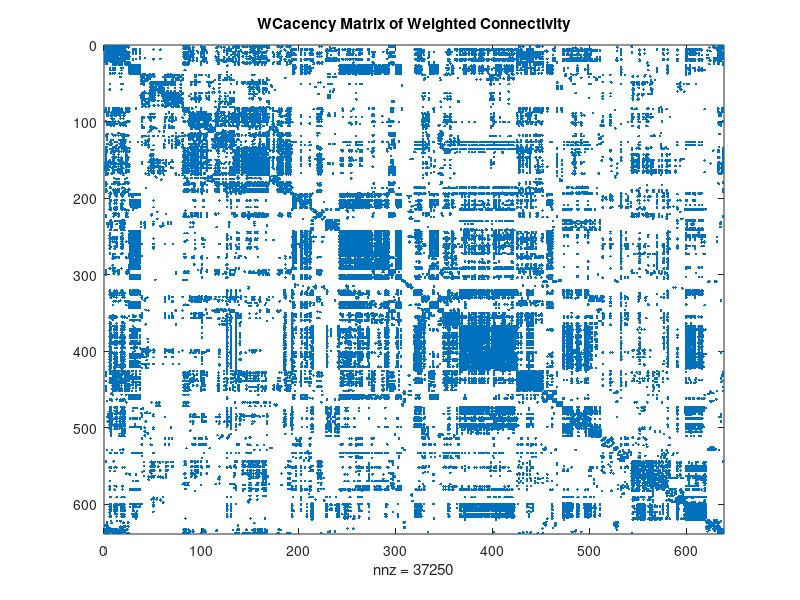

This figure's MATLAB source: (Note: this script raises an error after producing the figure.)
%% mib coursework

%% q2a

BCM = load('fMRIBrainConnectivityMatrix.mat'); % brain connectivity matrix

CD = BCM.Coord;                 	% coordinates original

WCO = BCM.WeightedConnectivity;  	% weighted connectivity original

WC  = WCO;      	

N = size(WC,1);    %N = 638;
                	

for i = 1:N    	
	WC(i,i) = 0;        	% sets diagonals to 0 so nodes don't connect to themselves
                	
	for j = 1:N      	
%     	if WC(i,j) > 0   	% sets values to only be 0 or 1
%         	WC(i,j) = 1;  
%     	end
    	
    	WC(j,i) = WC(i,j);  % makes values symmetric along diagonal
        	
	end
end



%% q2b

spy(WC);
title('WCacency Matrix of Weighted Connectivity');

%% number of nodes
N = size(WC,1);

nodeConnected = zeros(N,1);
connections = 0;

for i = 1:N
   for j = 1:N
    	if WC(i,j) > 0
        	connections = connections + 1;
    	end
   end
  
   if connections > 0
   	nodeConnected(i,1) = 1;
   end
  
   connections = 0;
end


nodesActive = 0;
nodesActive = sum(nodeConnected);

%%
nodesDeleted = 0;
%nodesDeleted corrects for the offset in the index caused by deletion 

for i = 1:N
    if nodeConnected(i,1) == 0
        WC(i - nodesDeleted,:) = [];  
        WC(:,i - nodesDeleted) = [];
        nodesDeleted = nodesDeleted + 1;
 
    end
end
 
% figure(2)
% spy(WC);
% title('WCacency Matrix of Weighted Connectivity');

%% diameter

N = size(WC,1);

dist = zeros(N);

for i=1:N 
	 %dist = (dijkstra(WC,i)), i)
	 dist(:,i) = dijkstra(WC,i);
	 
end

diam = 0;

for i = 1:N
	for j = i:N                  	%ignores values below the diagonal
        if dist(i,j) ~=inf
            diam = diam + dist(i,j);
        end
	end
end

netDiam = diam/(N^2);
%netdiamr = diamr/100000000;

%%
% Ratty's code 
% 
% shortest_distance=Inf(N); %%all nodes are initially assumed to be unconnected
% for i=1:1:N                     %%This loop uses Dijkstra's algorithm to find the shortest
%     shortest_distance(i,:)=dijkstra(WC,i);  %%distance of a selected node to all other nodes
% end
% total_length=0;  %%variable for the sum of all the shortest lengths
% for i=1:1:N       %%loop for calculating the sum for all shortest lengths
%     for j=i:1:N
%         if shortest_distance(i,j)~=Inf & i~=j
%            total_length=total_length+shortest_distance(i,j);
%         end
%     end
% end
% b=1:1:287;
% b=sum(b,2)-13*287; %%-13*287 to exclude the unconnected nodes.
% diameter=total_length/b; %%Here the variable b represents total number of connections 
% 

%% number of links

BC = WC; % BC = basic connections of 1s and 0s, where they are unweighted

for i = 1:N
    for j = 1:N
        if BC(i,j) > 0
            BC(i,j) = 1;
        end
    end
end

links2 = sum(BC,2);         % column vector of the sum of each BC row
links1 = sum(links2,1);     % sum of the above column vector
links = links1/2            % sum divided by 2

%%

nodeD = sum(BC,2);      % column vector of the sum of each BC row

figure(1)
hist(nodeD,15)


[freq, histEdges0] = histcounts(nodeD,15);
 
histEdges = histEdges0;
histEdges(:,1) = [];       %removes starting 0 value 
 
figure(2)
scatter(freq, histEdges)
set(gca,'xscale','log')
set(gca,'yscale','log')




%% q2c

%plot3(WC,BCM,WC)

%seperation of data into x, y, and z node coordinates

nX = CD(:,1);
nY = CD(:,2);
nZ = CD(:,3);

%plot3(nX, nY, nZ, '.')      %plots nodes


%
subplot(1,4,1)
plot3(nX, nY, nZ, '.')
subplot(1,4,2)
plot3(nX, nY, nZ, '.')
subplot(1,4,3)
plot3(nX, nY, nZ, '.')
subplot(1,4,4)
plot3(nX, nY, nZ, '.')
title('Visualisation in Anatomical Space');


% visualisation of only nodes





subplot(2,2,1)
plot3(nX, nY, nZ, '.')
title('X-Y-Z view')

subplot(2,2,2)
plot3(nX, nY, nZ, '.')
title('X-Y view')

subplot(2,2,3)
plot3(nX, nY, nZ, '.')
title('X-Z view')

subplot(2,2,4)
plot3(nX, nY, nZ, '.')
title('Y-Z view')

for s = 1:4                     
    subplot(2,2,s)
    
    plot3(nX, nY, nZ, '.')        % plots nodes
    
    switch s 
        case 1
            title('X-Y-Z view');
        case 2
            title('X-Y view');
        case 3
            title('X-Z view');
        case 4
            title('Y-Z view');
    end
end

% visualisation of nodes with edges
subplot(2,2,1)
plot3(nX, nY, nZ, '.')
line(nX, nY, nZ)
title('X-Y-Z view')

subplot(2,2,2)
plot3(nX, nY, nZ, '.')
line(nX, nY, nZ)
title('X-Y view')

subplot(2,2,3)
plot3(nX, nY, nZ, '.')
line(nX, nY, nZ)
title('X-Z view')

subplot(2,2,4)
line(nX, nY, nZ)
plot3(nX, nY, nZ, '.')
line(nX, nY, nZ)
title('Y-Z view')


figure(8)
for s = 1:4                     
    subplot(2,2,s)
    
    plot3(nX, nY, nZ, '.')        % plots nodes
    line(nX, nY, nZ)              % plots edges
    
    switch s 
        case 1
            title('X-Y-Z view');
        case 2
            title('X-Y view');
        case 3
            title('X-Z view');
        case 4
            title('Y-Z view');
    end
end
    
%
figure(2)
plot3(nX, nY, nZ)



%% q2c physical diameter


DC = zeros(N);          % DC = distance connectivity

for i = 1:N
    for j = i:N
        
        if BC(i,j) > 0 
                     
            xdist = (CD(i,1) + CD(j,1))^2;
            ydist = (CD(i,2) + CD(j,2))^2;
            zdist = (CD(i,3) + CD(j,3))^2;
            
            DC(i,j) = sqrt(xdist + ydist + zdist);      % calculates distance between each node pair
            
            DC(j,i) = DC(i,j);                          % mirrors along diagonal
            
        end
    end
end



pDist = zeros(N);                   %pD = physical dist

for i=1:N 
	 %dist = (dijkstra(WC,i)), i)
	 pDist(:,i) = dijkstra(WC,i);
	 
end

pDiam = 0;

for i = 1:N
	for j = i:N                  	%ignores values below the diagonal
        if dist(i,j) ~=inf
            pDiam = pDiam + dist(i,j);
        end
	end
end

pNetDiam = pDiam/(N);



%% take 2 ^

%% q2c physical diameter

N = 638;
DC = zeros(N);          % DC = distance connectivity

for i = 1:N
    for j = i:N
        
        if WCO(i,j) > 0 
                     
            xdist = (CD(i,1) - CD(j,1))^2;
            ydist = (CD(i,2) - CD(j,2))^2;
            zdist = (CD(i,3) - CD(j,3))^2;
            
            DC(i,j) = sqrt(xdist + ydist + zdist);      % calculates distance between each node pair
            
            DC(j,i) = DC(i,j);                          % mirrors along diagonal
            
        end
    end
end



pDist = zeros(N);                   %pDist = physical dist

for i=1:N 
	 %dist = (dijkstra(WC,i)), i)
	 pDist(:,i) = dijkstra(DC,i);
	 
end

pDiam = 0;
count = 0;

for i = 1:N
	for j = i:N                  	%ignores values below the diagonal
        if pDist(i,j) ~= Inf||0
            pDiam = pDiam + pDist(i,j);
            count = count + 1;
        end
	end
end

pNetDiam = pDiam/(count);



%%
% determine spatial embedded diameter--------------------------------------
 
% calculate the distance between the shortest path
 
distance_matrix = zeros(638,638);%store distance here
 
for i =1:638
    for j=1:638
        if WCO(i,j)>0
            distance_matrix(i,j)= sqrt(((CD(i,1)-CD(j,1))^2) + ((CD(i,2)-CD(j,2))^2) + ((CD(i,3)-CD(j,3))^2) );
        end
    end
end
 
% take the shortest distance
for i = 1:638;
    shortest_distance(i,:) = dijkstra(distance_matrix ,i);
end
 
%eliminate the 0s and any inf and take the average.
sum1 = 0; 
count1 = 0;
for i=1:638; %writting for loop like this only takes the upper triangular matrix. no need to create u.t matrix for shortest distance
    for j =i:638;
        if shortest_distance(i,j) ~= Inf||0 ;
            sum1 = sum1 + shortest_distance(i,j);
            count1=count1+1;
        end
    end
end
mean_dist_mills = (sum1/count1)


%%


nX = CD(:,1);
nY = CD(:,2);
nZ = CD(:,3);

%figure(10)
%plot3(nX, nY, nZ, '.')  

%s loop is for plotting 4 graphs to manually display different views

% for s = 1:4                     
%     subplot(2,2,s)
%     plot3(nX, nY, nZ, '.')
% 
%     for i = 1:N
% 
%         edge(1,:) = CD(i,:);
%         edge(2,:) = [0,0,0];
% 
%         for j = 1:N
%             if WC(i,j) > 0
% 
%                 edge(2,:) = CD(j,:);
%                 line(edge(:,1), edge(:,2), edge(:,3));     
%             end
%         end
%     end
%     
%      switch s 
%         case 1
%             title('X-Y-Z view');
%         case 2
%             title('X-Y view');
%         case 3
%             title('X-Z view');
%         case 4
%             title('Y-Z view');
%      end
% end





%% q2di

% average degree and degree distribution:
% Global topological characteristics of networks are the Average node degree and more
% informative - the node degree distribution. The latter is represented by a histogram,
% showing what proportion of nodes over the total number of nodes have a specific degree

% The degree of a node is the number of edges connected to the node.
% ---
 
% figure(2)
% hist(links2,15)
                             % w = weighted
wlinks2 = sum(WC,2);         % column vector of the sum of each WC row
wlinks1 = sum(links2,1);     % sum of the above column vector
wlinks = links1/2;           % sum divided by 2

figure(1)
hist(wlinks2,15)


%scatter(links2, links2)
%scatter(1:10,1:10)
%set(gca,'xscale','log')
%[nwfreq, nwhistEdges0] = histcounts(links2,15);

% [freq, histEdges0] = histcounts(wlinks2,15);
% 
% histEdges = histEdges0;
% histEdges(:,1) = [];


[freq, histMids] = hist(wlinks2,15);


figure(2)
scatter(freq, histMids)
set(gca,'xscale','log')
set(gca,'yscale','log')


hold on
% myfit = polyfit(freq, histMids);
% plot(myfit);



%% q2dii


LC = zeros(N,1);          % LC = linked connectivity

for i = 1:N
    
    for j = 1:N
        
        if BC(i,j) > 0
            
            for s = 1:N
                
                if BC(i,s)>0 && BC(j,s)>0
                    
                    LC(i,1) = LC(i,1) + 0.5; 
                    
                end
            end
        end
    end
end
         

% CC = local clustering coefficient   = C
% LC = linked connectivity (links between neighbours)   = n
% nodeD = node degree   = k

% for each node, C = 2n/k(k-1)
% therefore CC = 2*LC/nodeD(nodeD-1)


CC = zeros(N:1);
CC = 2.*LC./(nodeD.*(nodeD-1));

%scatter(nodeD,CC);
plot(nodeD,CC, 'o');
xlabel('node degree k');
ylabel('local clustering coefficient C');


CC2 = CC;
nodeD2 = nodeD;

nodesDeleted = 0;

CC2(isnan(CC2)) = -100

for i = 1:N
    
    
    if CC2(i - nodesDeleted, 1) == -100
        
        CC2(i - nodesDeleted, :) = [];
        nodeD2(i - nodesDeleted, :) = [];
        
        nodesDeleted = nodesDeleted + 1;
    end
end
        
    



% scatter(nodeD2,CC2);
% 
% hold on
% myfit = polyfit(nodeD2, CC2);
% plot(myfit);




figure(5)
scatter(nodeD2,CC2);
hold on ;
my_poly=polyfit(nodeD2,CC2,1);
X2= 1:200; % X data range 
Y2=polyval(my_poly,X2);                 % my_poly(1,1) = 1.7015e-04

plot(X2,Y2,'-');



% 
% figure(6)
% scatter(nodeD,CC);
% hold on ;
% my_poly=polyfit(nodeD,CC,1);
% X2= 1:200; % X data range 
% Y2=polyval(my_poly,X2);
% 
% plot(X2,Y2,'-');

%%scatter(LC, nodeD);
%%xlabel('links between neighbours n');
%%ylabel('node degree k');


%%

[lCC, gCC] = ClusteringCoefficient(WC);

lCC = lCC';


scatter(nodeD,lCC);
hold on ;
my_poly=polyfit(nodeD,lCC,1);
X2= 1:200; % X data range 
Y2=polyval(my_poly,X2);                 % my_poly(1,1) = 2.6389e-04

plot(X2,Y2,'-');


%%

[lCC, gCC] = ClusteringCoefficient(WCO);

lCC = lCC';

nodeDO = sum(WCO, 2);

figure(7)
scatter(nodeDO,lCC);                     
hold on ;
my_poly=polyfit(nodeDO,lCC,1);
X2= 1:200; % X data range 
Y2=polyval(my_poly,X2);                 % my_poly(1,1) = 5.2551e-04

plot(X2,Y2,'-');


%% q2diii


% T = total number of possible links
% L = total number of actual links
% p = probabilty needed to get actual number of links
% p = L/T


%linkCapacity = combntns(1:N,2)
linkCapacity = nchoosek(N,2);

prob = links/linkCapacity;

RC = zeros(N);              % RC = random connectivity


for i = 1:N
    for j = i:N
    
        randVal = rand;
        
        if randVal <= prob
            
            RC(i,j) = 1;
            RC(j,i) = 1;
            
        end
    end
end
            
%% cont ^


rLC = zeros(N,1);          % rLC = random linked connectivity

for i = 1:N
    
    for j = 1:N
        
        if RC(i,j) > 0
            
            for s = 1:N
                
                if RC(i,s)>0 && RC(j,s)>0
                    
                    rLC(i,1) = rLC(i,1) + 0.5; 
                    
                end
            end
        end
    end
end
         

% CC = local clustering coefficient   = C
% LC = linked connectivity (links between neighbours)   = n
% nodeD = node degree   = k

% for each node, C = 2n/k(k-1)
% therefore CC = 2*LC/nodeD(nodeD-1)


rNodeD = sum(BC,2);      % column vector of the sum of each RC row

rCC = zeros(N:1);
rCC = 2.*rLC./(rNodeD.*(rNodeD-1));





% for i = 1:N
%     if CC(N,1) = inf  
%         CC(N-i             %remove infinities?




rLCC = mean(rCC);
LCC = mean(CC);

if LCC > rLCC
    smallNet = 1
end

%%
% BW = rand([50 50 50])>.25; % your 3d matrix
%  i1 = [3, 2, 20];           % coordinates of initial point
%  i2 = [6, 10, 25];          % coordinates of end point
%  n = max(abs(i2-i1))+1;     % number of steps
%  i = arrayfun(@(a,b)round(linspace(a,b,n)),i1,i2,'uni',0);
%  idx = sub2ind(size(BW),i{:});
%  sumBW = nnz(BW(idx));
%  disp(cell2mat(i'));        % display trajectory
%  disp(sumBW);               % display number of 1's in path
%  
 %%
 
 
% BW = rand([50 50 50])>.25; % your 3d matrix
%  i1 = [3, 2, 20];           % coordinates of initial point
%  i2 = [6, 10, 25];          % coordinates of end point
%  n = max(abs(i2-i1))+1;     % number of steps
%  i = arrayfun(@(a,b)round(linspace(a,b,n)),i1,i2,'uni',0);
%  idx = sub2ind(size(BW),i{:});
%  sumBW = nnz(BW(idx));
%  disp(cell2mat(i'));        % display trajectory
%  disp(sumBW);               % display number of 1's in path
